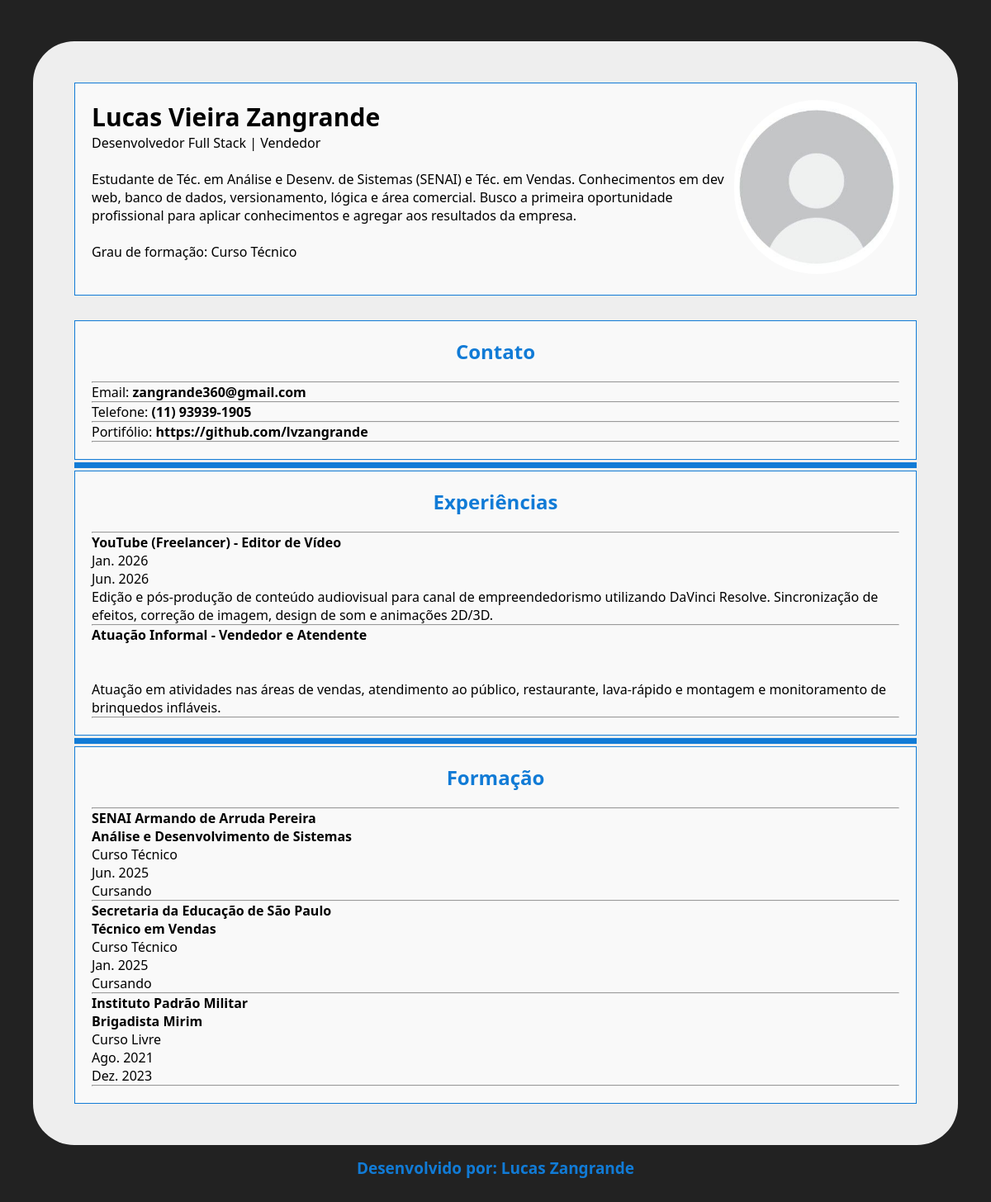
The page / on the database its author committed.
### tables this page shows
CREATE TABLE IF NOT EXISTS dados_pessoais (
    nome VARCHAR(100) NOT NULL UNIQUE,
    cargo VARCHAR(100),
    resumo VARCHAR(300),
    grau_formacao ENUM(
        'Curso Livre', 
        'Qualificação Profissional',
        'Ensino Fundamental', 
        'Ensino Médio',
        'Curso Técnico', 
        'Tecnólogo', 
        'Licenciatura', 
        'Bacharelado', 
        'Especialização', 
        'MBA', 
        'Residência', 
        'Mestrado',
        'Doutorado', 
        'Pós-Doutorado'
    ) NULL,
    img_user VARCHAR(255) NULL
);

CREATE TABLE IF NOT EXISTS contatos (
    email VARCHAR(100) NOT NULL,
    telefone VARCHAR(20) NOT NULL,
    portifolio VARCHAR(400) NULL
);

CREATE TABLE IF NOT EXISTS experiencias (
    empresa VARCHAR(100) NULL,
    funcao VARCHAR(100) NULL,
    inicio VARCHAR(50) NULL, 
    fim VARCHAR(50) NULL,  
    descricao VARCHAR(400) NULL
);

CREATE TABLE IF NOT EXISTS formacao (
    instituicao VARCHAR(120) NULL,
    nome_curso VARCHAR(150) NULL, 
    grau ENUM(
        'Curso Livre', 
        'Qualificação Profissional',
        'Ensino Fundamental', 
        'Ensino Médio',
        'Curso Técnico', 
        'Tecnólogo', 
        'Licenciatura', 
        'Bacharelado', 
        'Especialização', 
        'MBA', 
        'Residência', 
        'Mestrado',
        'Doutorado', 
        'Pós-Doutorado'
    ) NULL,
    inicio VARCHAR(50) NULL,   
    conclusao VARCHAR(50) NULL 
);

### crud.php (called while the page is built, shortened)
<?php
try {
    function readAll($pdo, $table, $where = null) {
        $sql = "SELECT * FROM $table";
        $stmt = $pdo->query($sql);
        return $stmt->fetchAll(PDO::FETCH_ASSOC);
    }
} catch (PDOException $e) {
    die("Erro de conexão: " . $e->getMessage());
}

### index.php (the view, shortened to what this page needs)
<?php
require_once 'crud.php';
$dados_pessoais = readAll($pdo,'dados_pessoais');
$contatos = readAll($pdo,'contatos');
$experiencias = readAll($pdo,'experiencias');
$formacao = readAll($pdo,'formacao');
?>
<!DOCTYPE html>
<html lang="pt-br">
<head>
    <link rel="stylesheet" href="style.css">
</head>
<body>
   <div class="content">
    <?php
        echo "<div class='main_info'>
                <div class='info_user'>";
        foreach($dados_pessoais as $info_user){
                echo "<a><b class='nome'>".$info_user['nome']."</b></a><br>
                <a>".$info_user['cargo']."</a><br><br>
                <a>".$info_user['resumo']."</a><br><br>
                <a>Grau de formação: ".$info_user['grau_formacao']."</a>"
                ;
        }
                echo "</div>";
        if (!empty($info_user['img_user']) && file_exists('./img/'. $info_user['img_user'])) {
    $foto = $info_user['img_user'];
        } else {
            $foto = 'foto_default.jpg';
        }
?>
        <div class="foto_perfil"><a href="editar_foto.php"><img src="./img/<?= $foto ?>" alt="foto de perfil" width="200"></a></div>
</div>
<?php
        echo "<div class='info'><h2>Contato</h2><hr>";
        foreach($contatos as $contato_user){
                echo "<a>Email: <b>".$contato_user['email']."</a></b><br><hr>
                <a>Telefone: <b>".$contato_user['telefone']."</a></b><br><hr>
                <a>Portifólio: <a id='P' href='".$contato_user['portifolio']."'><b>".$contato_user['portifolio']."</a></a></b><br><hr>"
                ;
        }
        echo '</div>
        <div class="line"></div>';
        echo "<div class='info'><h2>Experiências</h2><hr>";
        foreach($experiencias as $experiencia_user){
                echo "<b>".$experiencia_user['empresa']." - ".$experiencia_user['funcao']."</b><br>
                ".$experiencia_user['inicio']."<br>
                ".$experiencia_user['fim']."<br>
                ".$experiencia_user['descricao']."<br><hr>"
                ;
        }
        echo '</div>
        <div class="line"></div>';
        echo "<div class='info'><h2>Formação</h2><hr>";
        foreach($formacao as $formacao_user){
                echo "<b>".$formacao_user['instituicao']."</b><br>
                <b>".$formacao_user['nome_curso']."</b><br>
                ".$formacao_user['grau']."<br>
                ".$formacao_user['inicio']."<br>
                ".$formacao_user['conclusao']."<br><hr>"
                ;
        }
        echo '</div>';
?>
</div>
<footer>
        <a><strong>Desenvolvido por: Lucas Zangrande</strong></a>
</footer>
</body>
</html>

### style.css (style rules this page uses)
* { margin:0; }
body { font-family: system-ui, -apple-system, BlinkMacSystemFont, 'Segoe UI', Roboto, Oxygen, Ubuntu, Cantarell, 'Open Sans', 'Helvetica Neue', sans-serif; margin: 40px; background-color: #222; }
.line { align-items: center; justify-content: center; height: 7px; width: 100%; background-color: #117BD6; margin-top: 3px; margin-bottom: 3px; }
.content { background-color: #eee; padding: 50px; border-radius: 50px; }
.nome { font-size: 30px; margin-bottom: 10px; }
img { border-radius: 500px; transform: scale(1.0); }
h2 { text-align: center; color: #117BD6; margin-bottom: 20px; }
.main_info { display: flex; padding: 20px; background-color: #f9f9f9; margin-bottom: 30px; border: solid 1px #117BD6; }
.info_user { justify-content: center; align-items: center; }
#P { text-decoration: none; color: black; }
.info { padding: 20px; background-color: #f9f9f9; border: solid 1px #117BD6; }
footer { margin-top: 15px; text-align: center; color: #117BD6; font-size: 19px; }

### rows shown on the page
dados_pessoais: nome "Lucas Vieira Zangrande", cargo "Desenvolvedor Full Stack | Vendedor", resumo "Estudante de Téc. em Análise e Desenv. de Sistemas (SENAI) e Téc. em Vendas. Conhecimentos em dev web, banco de dados, versionamento, lógica e área comercial. Busco a primeira oportunidade profissional para aplicar conhecimentos e agregar aos resultados da empresa.", grau_formacao "Curso Técnico", img_user (placeholder picture)
contatos: email "zangrande360@gmail.com", telefone "(11) 93939-1905", portifolio "https://github.com/lvzangrande"
experiencias: empresa "YouTube (Freelancer)", funcao "Editor de Vídeo", inicio "Jan. 2026", fim "Jun. 2026", descricao "Edição e pós-produção de conteúdo audiovisual para canal de empreendedorismo utilizando DaVinci Resolve. Sincronização de efeitos, correção de imagem, design de som e animações 2D/3D."
experiencias: empresa "Atuação Informal", funcao "Vendedor e Atendente", descricao "Atuação em atividades nas áreas de vendas, atendimento ao público, restaurante, lava-rápido e montagem e monitoramento de brinquedos infláveis."
formacao: instituicao "SENAI Armando de Arruda Pereira", nome_curso "Análise e Desenvolvimento de Sistemas", grau "Curso Técnico", inicio "Jun. 2025", conclusao "Cursando"
formacao: instituicao "Secretaria da Educação de São Paulo", nome_curso "Técnico em Vendas", grau "Curso Técnico", inicio "Jan. 2025", conclusao "Cursando"
formacao: instituicao "Instituto Padrão Militar", nome_curso "Brigadista Mirim", grau "Curso Livre", inicio "Ago. 2021", conclusao "Dez. 2023"
